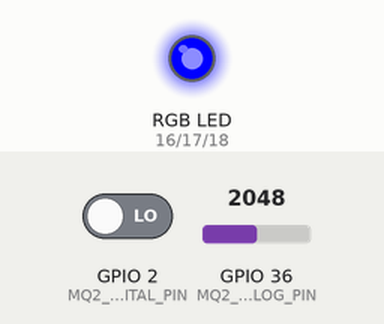
The sketch below on a simulated ESP32. On the bench: an RGB LED mixed from three pins (HIGH = lit). The test bench sets the inputs (shaded band); at power-on: GPIO 2 (MQ2_DIGITAL_PIN) LOW, GPIO 36 (MQ2_ANALOG_PIN) = 2048. WiFi joins after 1.5 s; servers stay silent unless stated; no MQTT or app messages arrive unless stated; what the sketch prints to the serial monitor is not drawn.

Above: at 0.1 s.
At 2.7 s:
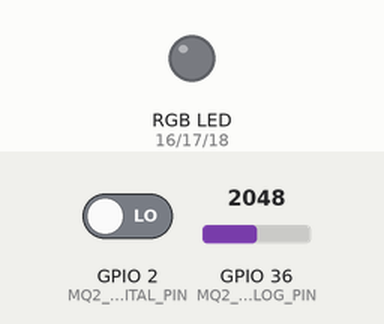
At 22.9 s:
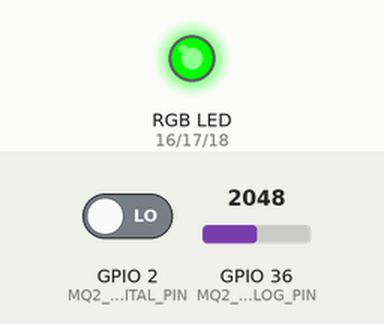
Timing chart, 0 to 24.4 s (numbered marks = the images above):
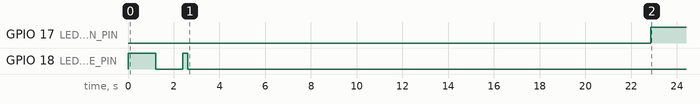

The sketch:

controller.ino
```cpp
//https://wokwi.com/projects/446100233451546625

#include <WiFi.h>
#include <PubSubClient.h>
#include <ArduinoJson.h>

// WiFi credentials
const char* ssid = "Wokwi-GUEST"; //conexão gratuita disponibilizada pela wokwi
const char* password = "";

// MQTT Broker settings
const char* mqtt_server = "test.mosquitto.org";  // Broker gratuito
const int mqtt_port = 1883;
const char* mqtt_user = "";
const char* mqtt_password = "";

// MQTT Topics
const char* topic_smoke_data = "smokeDetector/sensor/data";
const char* topic_smoke_alert = "smokeDetector/alert";
const char* topic_device_status = "smokeDetector/status";
const char* topic_led_control = "smokeDetector/led/control";
const char* topic_threshold_set = "smokeDetector/threshold/set";
const char* topic_device_info = "smokeDetector/info";

// Device ID
const char* device_id = "ESP32_Smoke_001";

// Pin definitions
const int MQ2_DIGITAL_PIN = 2;
const int MQ2_ANALOG_PIN = 36;
const int LED_RED_PIN = 16;
const int LED_GREEN_PIN = 17;
const int LED_BLUE_PIN = 18;

// PWM settings for ESP32
const int PWM_FREQ = 5000;
const int PWM_RESOLUTION = 8;

// Smoke detection settings
int smokeThreshold = 2639;
bool lastSmokeState = false;
bool manualLEDControl = false;
unsigned long lastPublishTime = 0;
const unsigned long PUBLISH_INTERVAL = 5000;

// WiFi and MQTT clients
WiFiClient wifiClient;
PubSubClient mqttClient(wifiClient);

// Variáveis para medição de tempo de resposta
struct ResponseMetrics {
  unsigned long sensorReadTime;
  unsigned long ledResponseTime;
  unsigned long mqttResponseTime;
} metrics;

void setup() {
  Serial.begin(115200);
  Serial.println("Iniciando o leitor de qualidade do ar...");

  // Setup PWM channels for RGB LED
  setupLED();

  // Setup MQ2 sensor
  pinMode(MQ2_DIGITAL_PIN, INPUT);

  // Initialize LED (blue = connecting)
  setColor(0, 0, 255);

  // Connect to WiFi
  connectToWiFi();

  // Setup MQTT
  mqttClient.setServer(mqtt_server, mqtt_port);
  mqttClient.setCallback(mqttCallback);

  delay(20000);

  // Connect to MQTT
  connectToMQTT();

  // Publish device startup info
  publishDeviceInfo();

  Serial.println("Detector pronto!");
}

void loop() {
  // Maintain MQTT connection
  if (!mqttClient.connected()) {
    connectToMQTT();
  }
  mqttClient.loop();

  // Read sensor values
  unsigned long t1 = micros();
  int digitalValue = digitalRead(MQ2_DIGITAL_PIN);
  int analogValue = analogRead(MQ2_ANALOG_PIN);
  metrics.sensorReadTime = micros() - t1;

  bool smokeDetected = (analogValue > smokeThreshold);

  // Display readings
  Serial.print("Digital: ");
  Serial.print(digitalValue);
  Serial.print(" | Analógico: ");
  Serial.print(analogValue);
  Serial.print(" | Status: ");

  // Control LED if not in manual mode
  if (!manualLEDControl) {
    unsigned long t2 = micros();
    if (!smokeDetected) {
      Serial.println("QUALIDADE BOA");
      setColor(0, 255, 0);  // Green
    } else {
      Serial.println("QUALIDADE RUIM");
      setColor(255, 0, 0);  // Red
    }
     metrics.ledResponseTime = micros() - t2;
  } else {
    Serial.println(smokeDetected ? "SMOKE DETECTED! (Manual LED)" : "SAFE (Manual LED)");
  }

  // Publicação periódicoa
  if (millis() - lastPublishTime > PUBLISH_INTERVAL) {
    publishSensorData(analogValue, digitalValue, smokeDetected);
    lastPublishTime = millis();
  }

  // Gera alerta se há mudança de estado
  if (smokeDetected != lastSmokeState) {
    unsigned long t3 = micros();

    if (smokeDetected) {
      publishSmokeAlert(analogValue);
    }

    metrics.mqttResponseTime = micros() - t3;

    publishStatusUpdate(smokeDetected);
    lastSmokeState = smokeDetected;
  }

  delay(1000);
}

void setupLED() {
  ledcAttach(LED_RED_PIN, PWM_FREQ, PWM_RESOLUTION);
  ledcAttach(LED_GREEN_PIN, PWM_FREQ, PWM_RESOLUTION);
  ledcAttach(LED_BLUE_PIN, PWM_FREQ, PWM_RESOLUTION);

  Serial.println("LED configurado");
}

void setColor(int red, int green, int blue) {
  ledcWrite(LED_RED_PIN, red);
  ledcWrite(LED_GREEN_PIN, green);
  ledcWrite(LED_BLUE_PIN, blue);
}

void connectToWiFi() {
  WiFi.begin(ssid, password);
  Serial.print("Conectando ao WiFi");

  while (WiFi.status() != WL_CONNECTED) {
    delay(1000);
    Serial.print(".");
    // Blink blue while connecting
    setColor(0, 0, 255);
    delay(200);
    setColor(0, 0, 0);
    delay(200);
  }

  Serial.println();
  Serial.println("WiFi conectado!");
  Serial.print("IP address: ");
  Serial.println(WiFi.localIP());
}

void connectToMQTT() {
  while (!mqttClient.connected()) {
    Serial.print("Conectando ao broker MQTT...");

    if (mqttClient.connect(device_id, mqtt_user, mqtt_password)) {
      Serial.println(" conectado!");

      mqttClient.subscribe(topic_led_control);
      mqttClient.subscribe(topic_threshold_set);

      Serial.println("Subscribed to control topics");

      publishStatusUpdate(false);

    } else {
      Serial.print(" failed, rc=");
      Serial.print(mqttClient.state());
      Serial.println(" trying again in 5 seconds");

      // Pisca vermelho enquanto conecta
      setColor(255, 0, 0);
      delay(2500);
      setColor(0, 0, 0);
      delay(2500);
    }
  }
}

void mqttCallback(char* topic, byte* payload, unsigned int length) {
  String message;
  for (int i = 0; i < length; i++) {
    message += (char)payload[i];
  }

  Serial.print("Message received [");
  Serial.print(topic);
  Serial.print("]: ");
  Serial.println(message);

  if (String(topic) == topic_led_control) {
    handleLEDControl(message);
  }

  if (String(topic) == topic_threshold_set) {
    handleThresholdSet(message);
  }
}

void handleLEDControl(String message) {
  unsigned long cmdStart = micros();

  StaticJsonDocument<200> doc;
  DeserializationError error = deserializeJson(doc, message);

  if (error) {
    Serial.println("Failed to parse LED control JSON");
    return;
  }

  if (doc["manual"].as<bool>()) {
    manualLEDControl = true;
    int red = doc["red"] | 0;
    int green = doc["green"] | 0;
    int blue = doc["blue"] | 0;

    setColor(red, green, blue);

    unsigned long cmdLatency = micros() - cmdStart;

    Serial.println("LED em modo manual");

    StaticJsonDocument<150> ack;
    ack["device_id"] = device_id;
    ack["timestamp"] = millis();
    ack["command_latency_ms"] = cmdLatency / 1000.0;

    String jsonAck;
    serializeJson(ack, jsonAck);
    mqttClient.publish("smokeDetector/led/ack", jsonAck.c_str());

  } else {
    manualLEDControl = false;
    Serial.println("LED em modo automátoco");
  }
}

void handleThresholdSet(String message) {
  int newThreshold = message.toInt();
  if (newThreshold > 0 && newThreshold < 4095) {
    smokeThreshold = newThreshold;
    Serial.print("Limite atualizado: ");
    Serial.println(smokeThreshold);

    // Acknowledge threshold change
    StaticJsonDocument<100> doc;
    doc["threshold"] = smokeThreshold;
    doc["timestamp"] = millis();

    String jsonString;
    serializeJson(doc, jsonString);
    mqttClient.publish("smokeDetector/threshold/ack", jsonString.c_str());
  }
}

void publishSensorData(int analog, int digital, bool smokeDetected) {
  StaticJsonDocument<300> doc;

  doc["device_id"] = device_id;
  doc["timestamp"] = millis();
  doc["analog_value"] = analog;
  doc["digital_value"] = digital;
  doc["threshold"] = smokeThreshold;
  doc["smoke_detected"] = smokeDetected;
  doc["wifi_rssi"] = WiFi.RSSI();
  doc["uptime"] = millis() / 1000;

  String jsonString;
  serializeJson(doc, jsonString);

  mqttClient.publish(topic_smoke_data, jsonString.c_str());
}

void publishSmokeAlert(int smokeLevel) {
  StaticJsonDocument<200> doc;

  doc["device_id"] = device_id;
  doc["timestamp"] = millis();
  doc["alert_type"] = "SMOKE_DETECTED";
  doc["smoke_level"] = smokeLevel;
  doc["threshold"] = smokeThreshold;
  doc["location"] = "Your Location";

  JsonObject response = doc.createNestedObject("response_times_ms");
  response["sensor_read"] = metrics.sensorReadTime / 1000.0;
  response["led_response"] = metrics.ledResponseTime / 1000.0;
  response["mqtt_publish"] = metrics.mqttResponseTime / 1000.0;

  String jsonString;
  serializeJson(doc, jsonString);

  mqttClient.publish(topic_smoke_alert, jsonString.c_str());

  Serial.println("🚨 ALERTA PUBLICADO!");
}

void publishStatusUpdate(bool smokeDetected) {
  StaticJsonDocument<200> doc;

  doc["device_id"] = device_id;
  doc["timestamp"] = millis();
  doc["online"] = true;
  doc["smoke_detected"] = smokeDetected;
  doc["led_manual"] = manualLEDControl;

  String jsonString;
  serializeJson(doc, jsonString);

  mqttClient.publish(topic_device_status, jsonString.c_str());
}

void publishDeviceInfo() {
  StaticJsonDocument<300> doc;

  doc["device_id"] = device_id;
  doc["device_type"] = "smoke_detector";
  doc["firmware_version"] = "1.0.0";
  doc["wifi_ssid"] = ssid;
  doc["ip_address"] = WiFi.localIP().toString();
  doc["mac_address"] = WiFi.macAddress();
  doc["chip_model"] = "ESP32";
  doc["startup_time"] = millis();

  String jsonString;
  serializeJson(doc, jsonString);

  mqttClient.publish(topic_device_info, jsonString.c_str());
}
```

Measured:
- by itself, GPIO 17 (LED_GREEN_PIN): LOW → HIGH at 22.9 s
